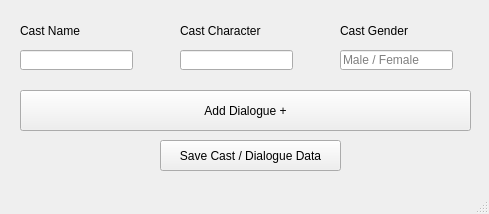
<?xml version="1.0" encoding="UTF-8"?>
<ui version="4.0">
 <class>AddCastWindow</class>
 <widget class="QMainWindow" name="AddCastWindow">
  <property name="geometry">
   <rect>
    <x>0</x>
    <y>0</y>
    <width>489</width>
    <height>214</height>
   </rect>
  </property>
  <property name="windowTitle">
   <string>MainWindow</string>
  </property>
  <widget class="QWidget" name="centralwidget">
   <widget class="QLabel" name="CastNameLabel">
    <property name="geometry">
     <rect>
      <x>20</x>
      <y>10</y>
      <width>91</width>
      <height>41</height>
     </rect>
    </property>
    <property name="text">
     <string>Cast Name</string>
    </property>
   </widget>
   <widget class="QLabel" name="CastCharacterLabel">
    <property name="geometry">
     <rect>
      <x>180</x>
      <y>20</y>
      <width>91</width>
      <height>21</height>
     </rect>
    </property>
    <property name="text">
     <string>Cast Character</string>
    </property>
   </widget>
   <widget class="QLabel" name="castGenderLabel">
    <property name="geometry">
     <rect>
      <x>340</x>
      <y>20</y>
      <width>91</width>
      <height>21</height>
     </rect>
    </property>
    <property name="text">
     <string>Cast Gender</string>
    </property>
   </widget>
   <widget class="QLineEdit" name="CastNameInput">
    <property name="geometry">
     <rect>
      <x>20</x>
      <y>50</y>
      <width>113</width>
      <height>20</height>
     </rect>
    </property>
   </widget>
   <widget class="QLineEdit" name="CastCharacterInput">
    <property name="geometry">
     <rect>
      <x>180</x>
      <y>50</y>
      <width>113</width>
      <height>20</height>
     </rect>
    </property>
   </widget>
   <widget class="QLineEdit" name="CastGenderInput">
    <property name="geometry">
     <rect>
      <x>340</x>
      <y>50</y>
      <width>113</width>
      <height>20</height>
     </rect>
    </property>
    <property name="placeholderText">
     <string>Male / Female</string>
    </property>
   </widget>
   <widget class="QPushButton" name="pushButton">
    <property name="geometry">
     <rect>
      <x>20</x>
      <y>90</y>
      <width>451</width>
      <height>41</height>
     </rect>
    </property>
    <property name="text">
     <string>Add Dialogue +</string>
    </property>
   </widget>
   <widget class="QPushButton" name="pushButton_2">
    <property name="geometry">
     <rect>
      <x>160</x>
      <y>140</y>
      <width>181</width>
      <height>31</height>
     </rect>
    </property>
    <property name="text">
     <string>Save Cast / Dialogue Data</string>
    </property>
   </widget>
  </widget>
  <widget class="QStatusBar" name="statusbar"/>
 </widget>
 <resources/>
 <connections/>
</ui>
